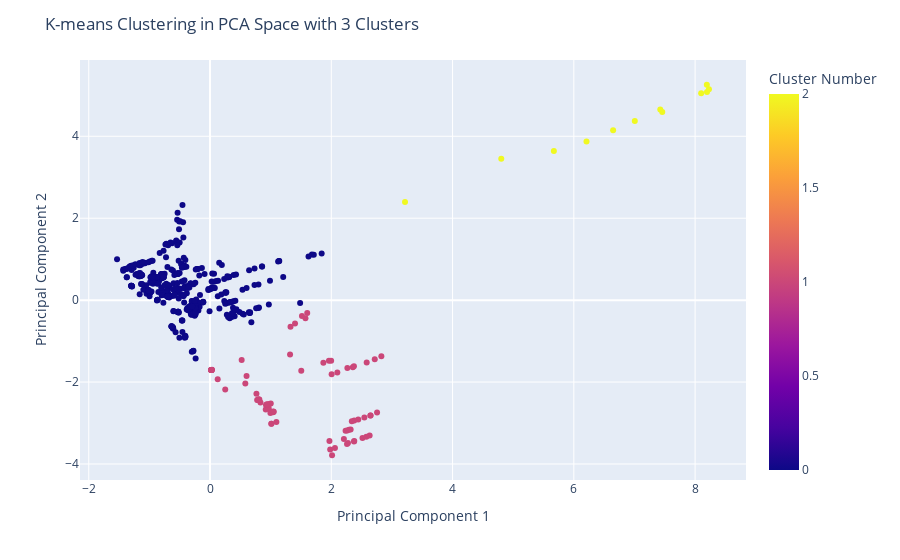

Write notebook code for a chart like this one.
### Code cell
# Assuming 'Country' is the column containing country information in your DataFrame
hover_data = data_standardized[['Country']]

fig = px.scatter(data_standardized, x='PCA1', y='PCA2', color='cluster_number_pca', hover_data=hover_data,
                 labels={'cluster_number_pca': 'Cluster Number', 'PCA1': 'Principal Component 1', 'PCA2': 'Principal Component 2'})

fig.update_layout(title='K-means Clustering in PCA Space with 3 Clusters', xaxis_title='Principal Component 1', yaxis_title='Principal Component 2')
fig.show()

### Figure 1 — Plotly figure (JSON) as saved in the notebook; plotly's stock layout.template omitted (floating-point values rounded to 4 significant figures; data arrays with more than 128 entries replaced by an {"elided": "..."} marker saying what was removed)
{"data": [{"customdata": {"elided": "516x1 str values"}, "hovertemplate": "Principal Component 1=%{x}<br>Principal Component 2=%{y}<br>Country=%{customdata[0]}<br>Cluster Number=%{marker.color}<extra></extra>", "legendgroup": "", "marker": {"color": {"elided": "516 int values"}, "coloraxis": "coloraxis", "symbol": "circle"}, "mode": "markers", "name": "", "orientation": "v", "showlegend": false, "type": "scatter", "x": {"elided": "516 float values"}, "xaxis": "x", "y": {"elided": "516 float values"}, "yaxis": "y"}], "layout": {"coloraxis": {"colorbar": {"title": {"text": "Cluster Number"}}, "colorscale": [[0, "#0d0887"], [0.1111, "#46039f"], [0.2222, "#7201a8"], [0.3333, "#9c179e"], [0.4444, "#bd3786"], [0.5556, "#d8576b"], [0.6667, "#ed7953"], [0.7778, "#fb9f3a"], [0.8889, "#fdca26"], [1, "#f0f921"]]}, "legend": {"tracegroupgap": 0}, "margin": {"t": 60}, "title": {"text": "K-means Clustering in PCA Space with 3 Clusters"}, "xaxis": {"anchor": "y", "domain": [0, 1], "title": {"text": "Principal Component 1"}}, "yaxis": {"anchor": "x", "domain": [0, 1], "title": {"text": "Principal Component 2"}}}}
